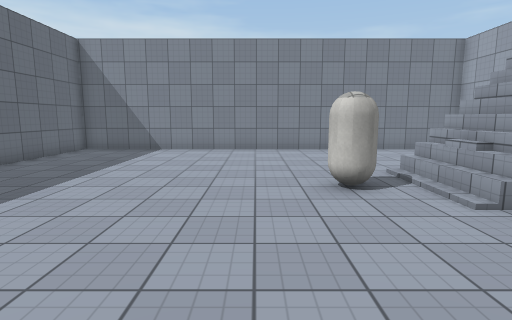
view 1 (above)

13 first-person views from a walk through a scene from a Unity 3-D project. The camera is 1.5 m above the floor, tilts 8° down and sees 80° across. The floor is counted in squares, 1 m on a side. Each view is taken from the middle of a square. On the plan, view 1 faces up. The plan holds only what a view shows up to about 15 squares ahead; the rest is blank. The player is left out. Surface patterns are stand-ins for the level's own textures.

view 2
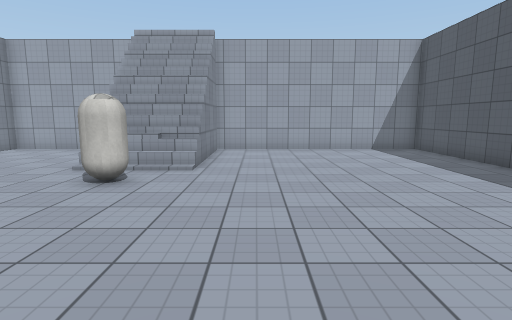

view 3
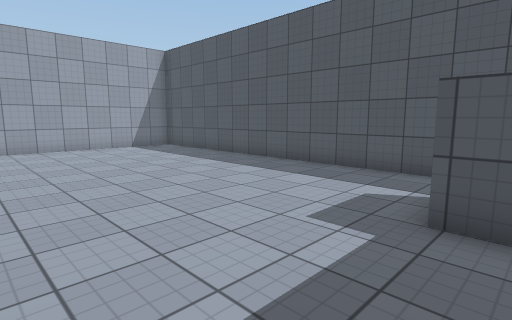

view 4
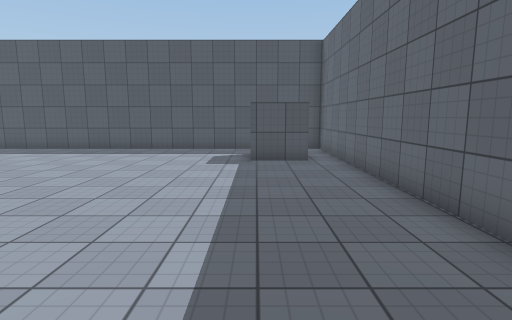

view 5
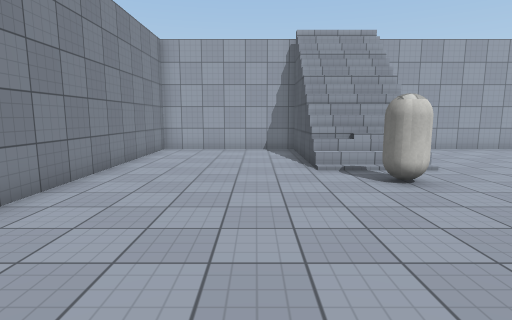

view 6
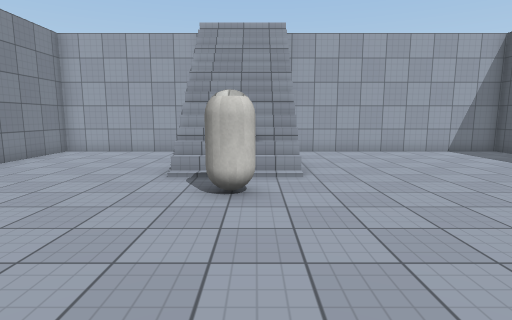

view 7
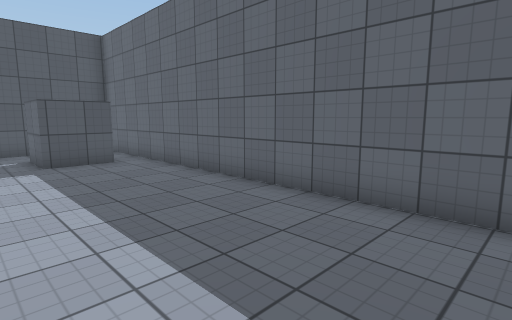

view 8
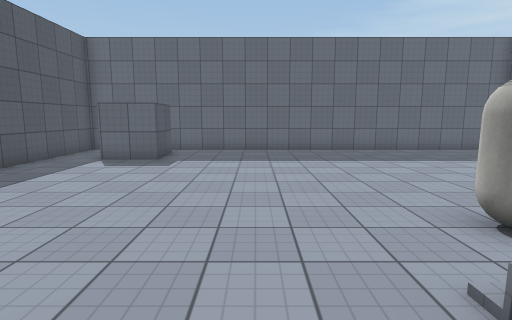

view 9
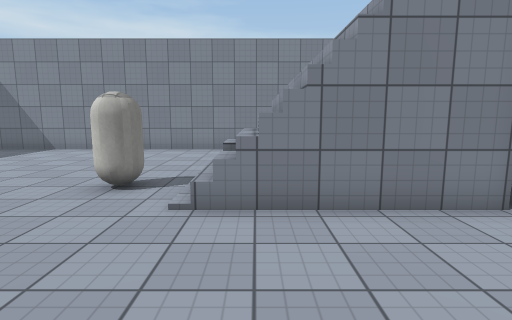

view 10
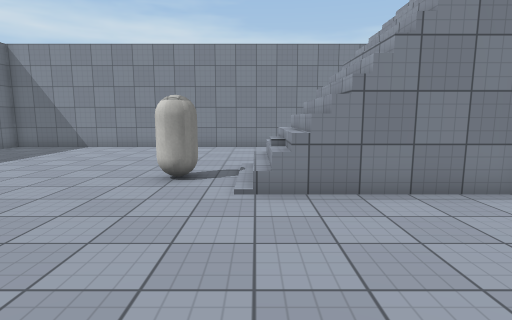

view 11
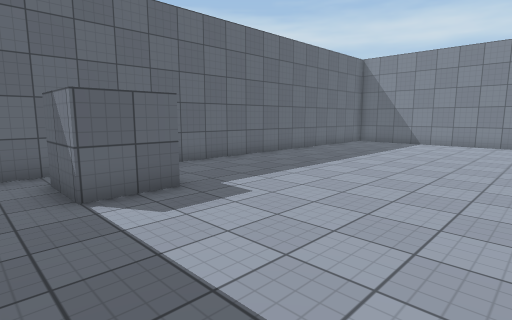

view 12
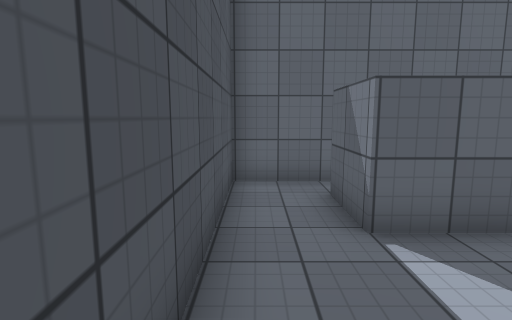

view 13
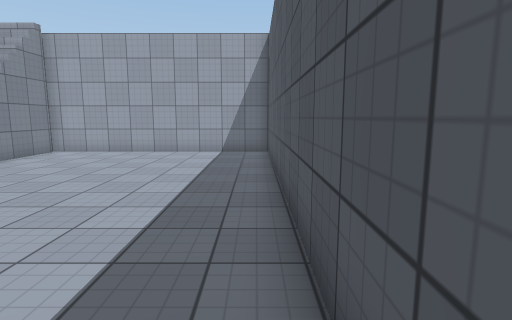

### Floor plan
Key: @ floor where view 1 was taken; # wall or solid block; x gap in a wall; . floor; / step, stairs or slope; v drop or lower ground; C capsule.
Columns run from 8 left of view 1 to 10 right of it. Each row starts with its distance up from view 1.
 14 ###################
 13 #.................#
 12 #.................#
 11 #.................#
 10 #.................#
  9 #.................#
  8 #.........../####x#
  7 #.........C./////v
  6 #.........C./////v
  5 #.........../#///x#
  4 #.................#
  3 #.................#
  2 #.................#
  1 #.................#
  0 #.......@.........#
 -1 ####..............#
 -2 ####..............#
 -3 #.................#
 -4 #.................#
 -5 ###################

Where each view was taken, in squares from view 1:
view 1: 0 up, 0 right, facing up
view 2: 3 up, 5 left, facing right
view 3: 4 up, 6 left, facing down-right
view 4: 10 up, 5 left, facing down
view 5: 10 up, 5 left, facing right
view 6: 6 up, 4 left, facing right
view 7: 10 up, 3 left, facing down-left
view 8: 3 up, 6 right, facing left
view 9: 0 up, 5 right, facing up
view 10: 1 down, 4 right, facing up
view 11: 4 down, 1 right, facing up-left
view 12: 4 down, 1 left, facing left
view 13: 4 down, 4 left, facing right
